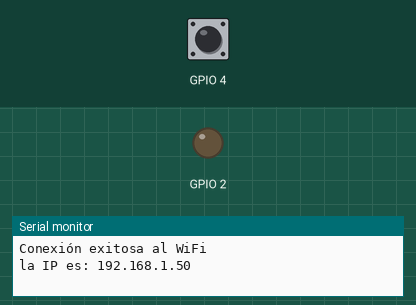
This sketch was run on a simulated ESP8266 (NodeMCU). Shown: output pins drawn as LEDs (lit = HIGH, except the on-board LED, lit = LOW), the last lines printed to the serial monitor. The test bench sets the inputs (shaded band); at power-on: GPIO 4 HIGH. WiFi joins after 1.5 s; servers stay silent unless stated.

Above: at 2.7 s.
2.8 s: GPIO 4 pulled LOW for 0.15 s
At 3.1 s:
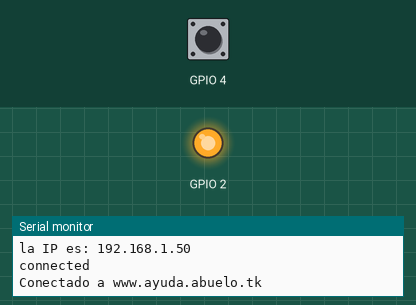
5.9 s: GPIO 4 pulled LOW for 1 s
At 9.3 s:
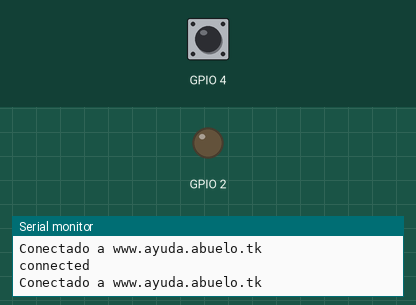
9.6 s: GPIO 4 pulled LOW for 3.2 s
At 10.6 s:
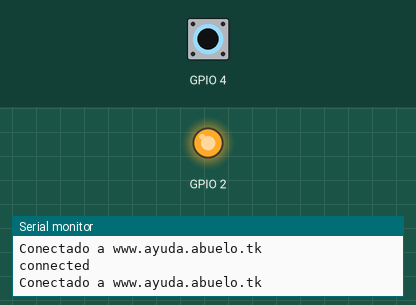
Timing chart, 0 to 15.5 s (numbered marks = the images above; inputs shaded):
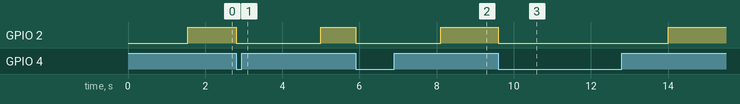

The sketch:

prueba-casa.ino
```cpp
#include <ESP8266WiFi.h>

//Nombre de red
const char *nombre = "MiFibra-B24A";
//Password
const char *password = "HSzLs9Fc";

//Nombre de red clase
//const char *nombre = "informatica-inf1-2";
//Password
//const char *password = "hdphdj1234";

WiFiClient client;
IPAddress server(192, 168, 1, 85); // IP casa
// IPAddress server(172, 30, 20, 5); // IP clase

void setup()
{
   Serial.begin(115200);
   delay(50); // breve espera para que se concrete la conexion

   // Conexion al WiFi
   WiFi.begin(nombre, password);
   while (WiFi.status() != WL_CONNECTED)
   {
      delay(100); //aqui debemos esperar unos instantes
   }

   Serial.println("Conexión exitosa al WiFi");

   Serial.print("la IP es: ");
   Serial.print(WiFi.localIP());
   Serial.println("");

   pinMode(BUILTIN_LED, OUTPUT);
   pinMode(4, INPUT_PULLUP);
   //0 en el flash 4 D2
}

void loop()
{
    // put your main code here, to run repeatedly:
   if (digitalRead(4) == LOW)
   {
      digitalWrite(BUILTIN_LED, LOW);
      if (client.connect(server, 8080))
      {
         Serial.println("connected");
          // Make a HTTP request:
         client.println("GET / HTTP/1.0");
         client.println();
         Serial.println("Conectado a www.ayuda.abuelo.tk");
      }

      delay(2000);
   }
   else
   {
      digitalWrite(BUILTIN_LED, HIGH);
   }
}
```

Measured:
- after the input at 2.8 s, GPIO 2: HIGH → LOW at once, → HIGH 2.2 s later
- after the input at 5.9 s, GPIO 2: HIGH → LOW at once, → HIGH 2.2 s later
- after the input at 9.6 s, GPIO 2: HIGH → LOW at once, → HIGH 4.4 s later
